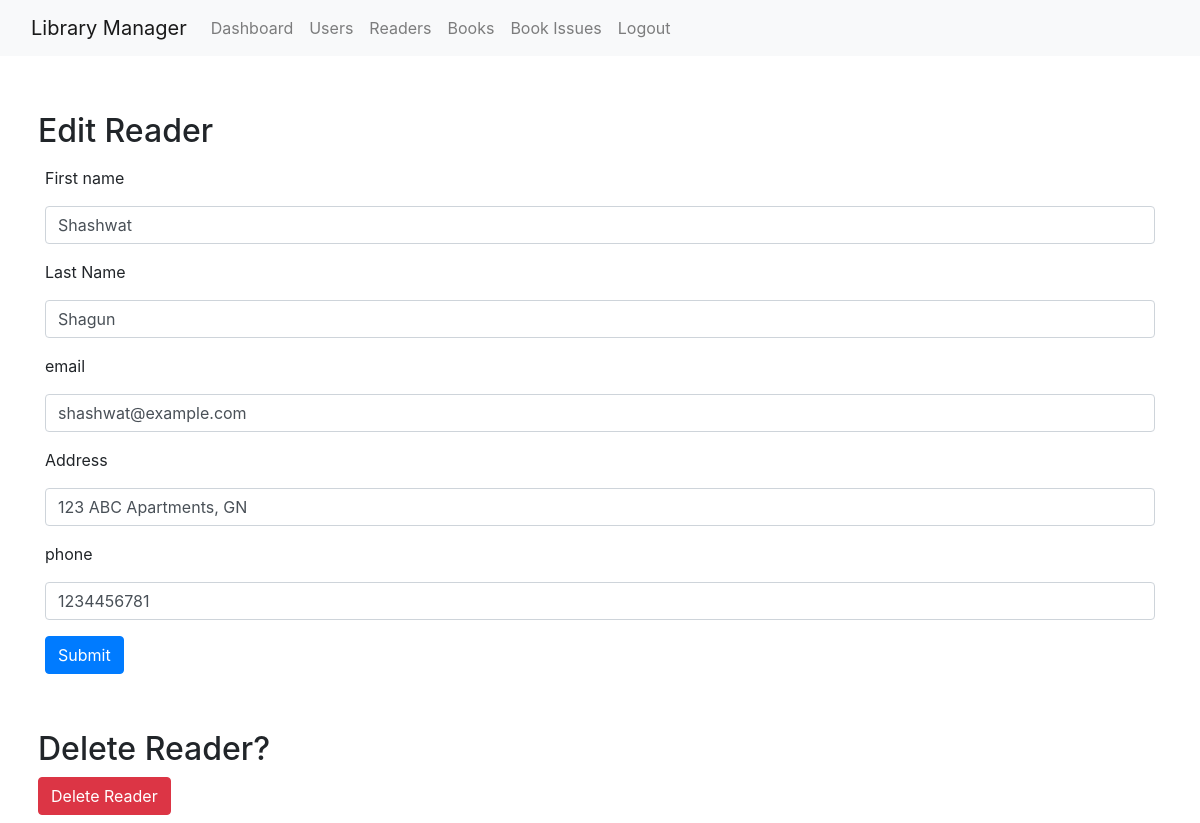
Page /readers/detail/1/ (signed in) on the committed database.
### app.py (models this page shows)
class Reader(db.Model):
    __tablename__ = 'readers'
    id = db.Column(db.Integer, primary_key=True)
    fname = db.Column(db.String(100), unique=False, nullable=False)
    lname = db.Column(db.String(100), unique=False, nullable=True)
    address = db.Column(db.String(100), unique=False, nullable=True)
    email = db.Column(db.String(100), unique=True, nullable=False)
    phone = db.Column(db.Integer, nullable=True, unique=True)
    issues = db.relationship('BookIssue', back_populates='reader', cascade='all, delete-orphan')

### app.py (the view, shortened to what this page needs)
class ReaderDetailView(MethodView):
    decorators = [login_required]
    def get(self, reader_id):
        reader = Reader.query.get_or_404(reader_id)
        form = ReaderForm(obj=reader)
        return render_template('reader_detail.html', reader=reader, form=form)

### app.py
class ReaderForm(FlaskForm):
    fname = StringField('First name', validators=[DataRequired(), Length(min=3,max=15)])
    lname = StringField('Last Name', validators=[DataRequired(), Length(min=3,max=15)])
    address = StringField("Address", validators=[DataRequired(),Length(min=6,max=100)])
    phone = StringField('phone', validators=[DataRequired(),Length(min=10,max=15)])
    email = StringField('email', validators=[DataRequired(), Length(min=4,max=100)])
    submit = SubmitField('Submit')

### app.py (called while the page is built)
@login_manager.user_loader
def load_user(user_id):
    return User.query.get(int(user_id))

### templates/reader_detail.html (shortened to what this page needs)
{% extends 'master.html' %}
{% block content %}
<div class="row mt-5 p-2">
    <div class="float-left">
        <h2>Edit Reader</h2>
    </div>
</div>
<form method="POST" action="/readers/detail/{{ reader.id }}">
    <div class="form-group">
        <label for="username">{{ form.fname.label }}</label>
        {{ form.fname(size=50, class="form-control", placeholder="set first name") }}
    </div>
    <div class="form-group">
        <label for="username">{{ form.lname.label }}</label>
        {{ form.lname(size=50, class="form-control", placeholder="set last name") }}
    </div>
    <div class="form-group">
        <label for="username">{{ form.email.label }}</label>
        {{ form.email(size=50, class="form-control", placeholder="set email") }}
    </div>
    <div class="form-group">
        <label for="username">{{ form.address.label }}</label>
        {{ form.address(size=100, class="form-control", placeholder="set address") }}
    </div>
    <div class="form-group">
        <label for="username">{{ form.phone.label }}</label>
        {{ form.phone(size=15, class="form-control", placeholder="set phone number") }}
    </div>
    {{ form.submit(class="btn btn-primary") }}
</form>
<div class="row mt-5 p-2">
    <div class="float-left">
        <h2>Delete Reader?</h2>
        <a class="btn btn-danger" href="/readers/{{ reader.id }}/delete/">Delete Reader</a>
    </div>
</div>
{% endblock %}

### rows in the picture
Reader: fname "Shashwat", lname "Shagun", email "shashwat@example.com", address "123 ABC Apartments, GN", phone "1234456781"
